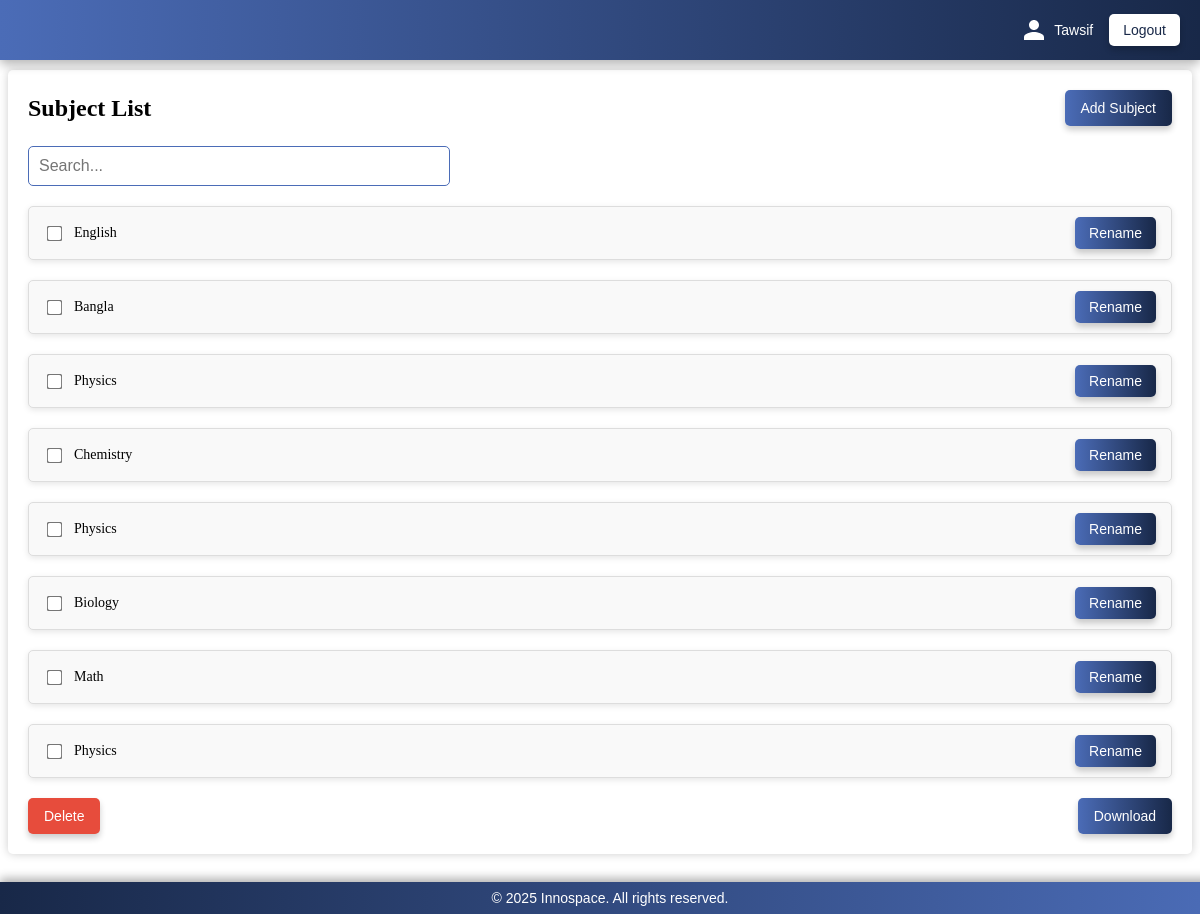
The page /user-dashboard (signed in) on the database as committed earlier.
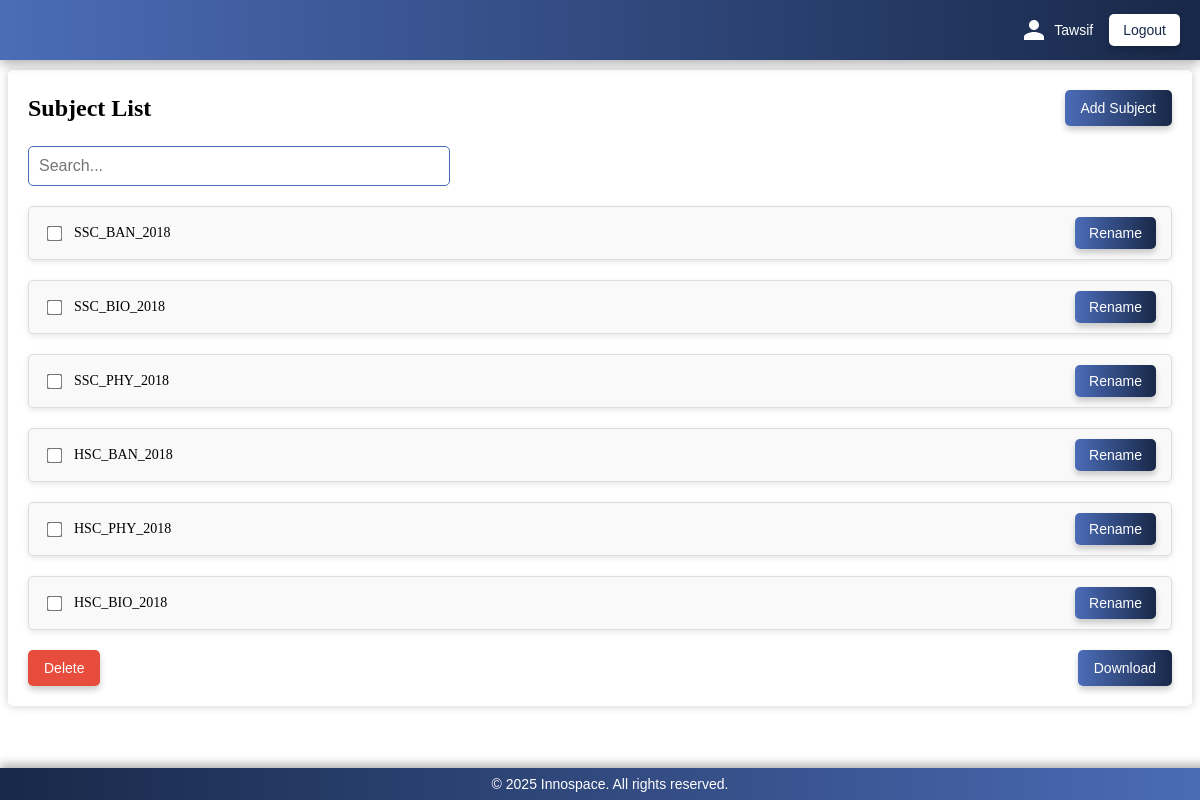
The same page on the database as committed later.
### tables this page shows
CREATE TABLE subjects (
        id INTEGER PRIMARY KEY AUTOINCREMENT,
        user_id INTEGER,
        name TEXT NOT NULL
    );

### app/routes.py (the view)
@main.route('/user-dashboard')
def user_dashboard():
    if 'user_id' not in session:
        return redirect(url_for('main.user_login'))
    user_id = session['user_id']
    subjects = get_subjects_for_user(user_id)
    response = make_response(render_template(
        'user/user_dashboard.html',
        user_name=session.get('user_name'),
        subjects=subjects
    ))
    response.headers['Cache-Control'] = 'no-store, no-cache, must-revalidate, post-check=0, pre-check=0, max-age=0'
    response.headers['Pragma'] = 'no-cache'
    response.headers['Expires'] = '0'
    return response

### app/models.py (called while the page is built)
def get_db_connection():
    conn = sqlite3.connect(DB_PATH)
    conn.row_factory = sqlite3.Row
    return conn

def get_subjects_for_user(user_id):
    conn = get_db_connection()
    subjects = conn.execute('SELECT * FROM subjects WHERE user_id = ?', (user_id,)).fetchall()
    conn.close()
    return subjects

### app/templates/user/user_dashboard.html (shortened to what this page needs)
<!DOCTYPE html>
<html lang="en">
<head>
</head>
<body>
  <div style="
    width: 100%;
    height: 60px;
    background: linear-gradient(90deg, #4b6cb7, #182848);
    box-shadow: 0px 4px 10px rgba(0, 0, 0, 0.3);
    position: fixed;
    top: 0;
    left: 0;
    z-index: 1000;
    display: flex;
    justify-content: flex-end;
    align-items: center;
    padding: 0 20px;
    font-family: Arial, sans-serif;
    gap: 16px;
    box-sizing: border-box;
  ">
    <div style="
      display: flex;
      align-items: center;
      color: white;
      font-size: 14px;
    ">
      <svg xmlns="http://www.w3.org/2000/svg"
           width="24" height="24" fill="white" viewBox="0 0 24 24"
           style="margin-right: 8px;">
        <path d="M12 12c2.7 0 5-2.3 5-5s-2.3-5-5-5-5 2.3-5 5 2.3 5 5 5zm0 2c-3.3 0-10 1.7-10 5v3h20v-3c0-3.3-6.7-5-10-5z"/>
      </svg>
      <span>{{ user_name }}</span>
    </div>
    <form action="{{ url_for('main.user_logout') }}" method="post" style="margin: 0;">
      <button type="submit" style="
        background: white;
        color: #182848;
        border: none;
        padding: 8px 14px;
        border-radius: 5px;
        cursor: pointer;
        font-size: 14px;
        box-shadow: 0 4px 6px rgba(0,0,0,0.2);
        transition: all 0.3s ease;
      "
      onmouseover="this.style.background='#f0f0f0';"
      onmouseout="this.style.background='white';"
      >Logout</button>
    </form>
  </div>
  <div style="
    margin-top: 70px;
    margin-bottom: 60px;
    padding: 20px;
    box-shadow: 0px 0px 10px rgba(0, 0, 0, 0.2);
    border-radius: 5px;
    position: relative;
  ">
    <div style="
      display: flex;
      justify-content: space-between;
      align-items: center;
    ">
      <h2 style="margin: 0;">Subject List</h2>
      <button id="add-subject-btn"  onclick="addSubject()" style="
        background: linear-gradient(90deg, #4b6cb7, #182848);
        color: white;
        border: none;
        padding: 10px 16px;
        border-radius: 5px;
        cursor: pointer;
        font-size: 14px;
        box-shadow: 0 4px 6px rgba(0,0,0,0.2);
        transition: all 0.3s ease;
      "
      onmouseover="this.style.opacity='0.9';"
      onmouseout="this.style.opacity='1';"
      >Add Subject</button>
    </div>
    <input type="text" placeholder="Search..." style="
      width: 100%;
      max-width: 400px;
      padding: 10px;
      font-size: 16px;
      border: 1px solid #4b6cb7;
      border-radius: 5px;
      margin-top: 20px;
      outline: none;
    ">
    <div id="subject-container" style="margin-top: 20px;">
      {% for subject in subjects %}
        <div class="content-field" style="
          display: flex;
          align-items: center;
          justify-content: space-between;
          background: #f9f9f9;
          border: 1px solid #ddd;
          border-radius: 5px;
          padding: 10px 15px;
          margin-top: 20px;
          box-shadow: 0px 2px 6px rgba(0, 0, 0, 0.1);
        ">
          <div class="content-left" style="display: flex; align-items: center; gap: 10px; flex: 1;">
            <input type="checkbox" class="subject-checkbox" style="transform: scale(1.2); cursor: pointer; display: inline-block;" />
            <a href="{{ url_for('main.subject_detail', subject_id=subject.id) }}" class="subject-static-text" data-id="{{ subject.id }}" style="flex: 1; font-size: 14px; text-decoration: none; color: inherit;">
              {{ subject.name }}
            </a>
          </div>
          <div class="content-right" style="display: flex; gap: 10px; margin-left: 10px;">
            <button type="button" class="rename-button" style="
              background: linear-gradient(90deg, #4b6cb7, #182848);
              color: white;
              border: none;
              padding: 8px 14px;
              border-radius: 5px;
              cursor: pointer;
              font-size: 14px;
              box-shadow: 0 4px 6px rgba(0, 0, 0, 0.2);
              transition: all 0.3s ease;
            ">Rename</button>
          </div>
        </div>
      {% endfor %}
    </div>
<div style="display: flex; justify-content: space-between; margin-top: 20px;">
  <button  id="bulk-delete-btn" style="
    background-color: #e74c3c;
    color: white;
    border: none;
    padding: 10px 16px;
    border-radius: 5px;
    cursor: pointer;
    font-size: 14px;
    box-shadow: 0 4px 6px rgba(0,0,0,0.2);
    transition: all 0.3s ease;
  "
  onmouseover="this.style.opacity='0.9';"
  onmouseout="this.style.opacity='1';"
  >Delete</button>
  <button style="
    background: linear-gradient(90deg, #4b6cb7, #182848);
    color: white;
    border: none;
    padding: 10px 16px;
    border-radius: 5px;
    cursor: pointer;
    font-size: 14px;
    box-shadow: 0 4px 6px rgba(0,0,0,0.2);
    transition: all 0.3s ease;
  "
  onmouseover="this.style.opacity='0.9';"
  onmouseout="this.style.opacity='1';"
  >Download</button>
</div>
  <div style="
    width: 100%;
    background: linear-gradient(90deg, #182848, #4b6cb7);
    color: white;
    text-align: center;
    padding: 8px 10px;
    position: fixed;
    bottom: 0;
    left: 0;
    z-index: 1000;
    font-family: Arial, sans-serif;
    font-size: 14px;
    box-shadow: 0px -4px 10px rgba(0, 0, 0, 0.3);
  ">
    <p style="margin: 0;">&copy; 2025 Innospace. All rights reserved.</p>
  </div>
</body>
</html>

Rows that differ between the two databases and show on the page:
removed subjects: name "Physics"
removed subjects: name "Chemistry"
removed subjects: name "Physics"
removed subjects: name "Biology"
removed subjects: name "Math"
removed subjects: name "Physics"
changed subjects: name "English" → "SSC_BAN_2018"
changed subjects: name "Bangla" → "SSC_BIO_2018"
added subjects: name "SSC_PHY_2018"
added subjects: name "HSC_BAN_2018"
added subjects: name "HSC_PHY_2018"
added subjects: name "HSC_BIO_2018"
